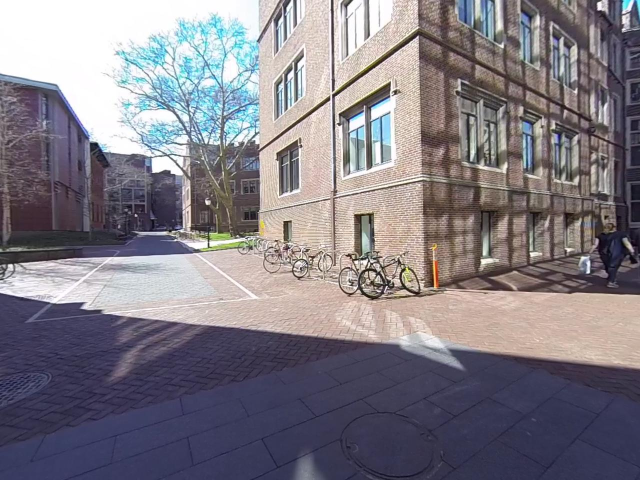
%> input picture Data/1.jpg, 1280 x 960 px (shown at 1/2 size)
$ octave SfMWrapper.m   (GNU Octave 9; MATLAB toolbox functions it lacks are replaced by stand-ins)
%> lines starting %> are read from the running program, lines starting %| are printed output that depends on the picture
### Code/get_matches.m
function [matches, fpoint] = get_matches(Nimages)


% Load the images and extract matching%%
for i = 1:Nimages-1
 load(sprintf('matching%d.mat',i));
end

[match, fp]= parseMatching(Nimages, matching1, 1);
matches{1} = match;
fpoints{1} = fp;
[match, fp]=parseMatching(Nimages, matching2, 2);
matches{2} = match;
fpoints{2} = fp;
[match, fp]= parseMatching(Nimages, matching3, 3);
matches{3} = match;
fpoints{3} = fp;
[match, fp]= parseMatching(Nimages, matching4, 4);
matches{4} = match;
fpoints{4} = fp;
[match, fp]= parseMatching(Nimages, matching5, 5);
matches{5} = match;
fpoints{5} = fp;
fpoint = [fpoints{1}; fpoints{2}; fpoints{3}; fpoints{4}; fpoints{5}];
matches = matches';
end

### Code/get_point_cell.m
function [points, fpoints] = get_point_cell(Nimages)

points = cell(6,6);

[matches, fpoints] = get_matches(Nimages);

[x1,x2] = get_points(matches{1}{2});
points{1,2} = [x1, x2];
[x1,x3] = get_points(matches{1}{3});
points{1,3} = [x1, x3];
[x1,x4] = get_points(matches{1}{4});
points{1,4} = [x1, x4];
[x2,x3] = get_points(matches{2}{3});
points{2,3} = [x2, x3];
[x2,x4] = get_points(matches{2}{4});
points{2,4} = [x2, x4];
[x3,x4] = get_points(matches{3}{4});
points{3,4} = [x3, x4];
[x3,x5] = get_points(matches{3}{5});
points{3,5} = [x3, x5];
[x3,x6] = get_points(matches{3}{6});
points{3,6} = [x3, x6];
[x4,x5] = get_points(matches{4}{5});
points{4,5} = [x4, x5];
[x4,x6] = get_points(matches{4}{6});
points{4,6} = [x4, x6];
[x5,x6] = get_points(matches{5}{6});
points{5,6} = [x5, x6];


end

### Code/SfMWrapper.m
%% Good Luck, Have fun!
clc
clear all
close all

addpath sba/matlab/


Nimages = 6;
I1 = im2double(imread('../Data/1.jpg'));
I2 = im2double(imread('../Data/2.jpg'));
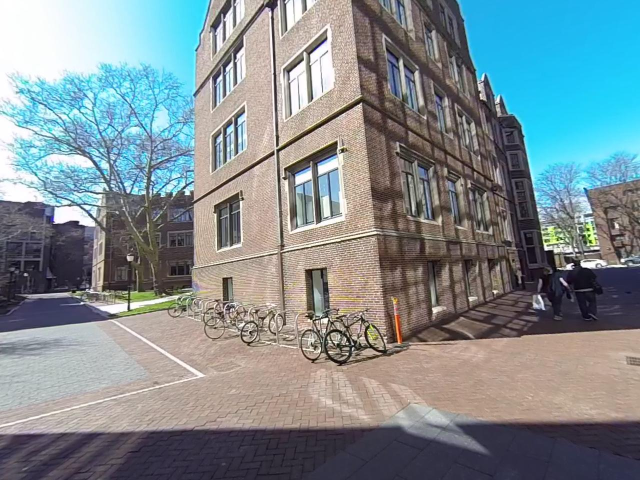
%> input picture Data/2.jpg, 1280 x 960 px (shown at 1/2 size)
I3 = im2double(imread('../Data/3.jpg'));
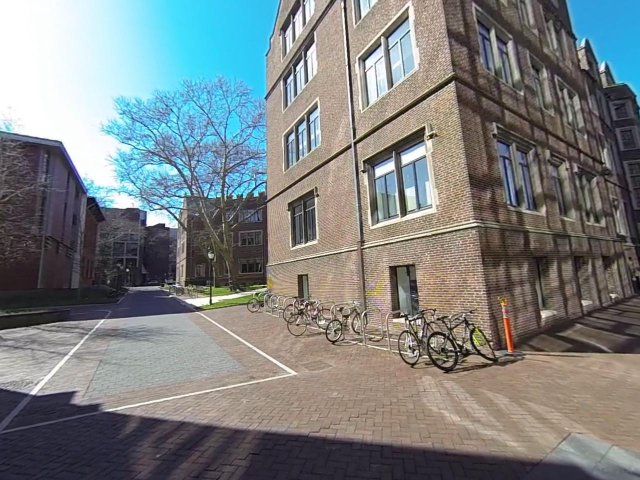
%> input picture Data/3.jpg, 1280 x 960 px (shown at 1/2 size)
I4 = im2double(imread('../Data/4.jpg'));
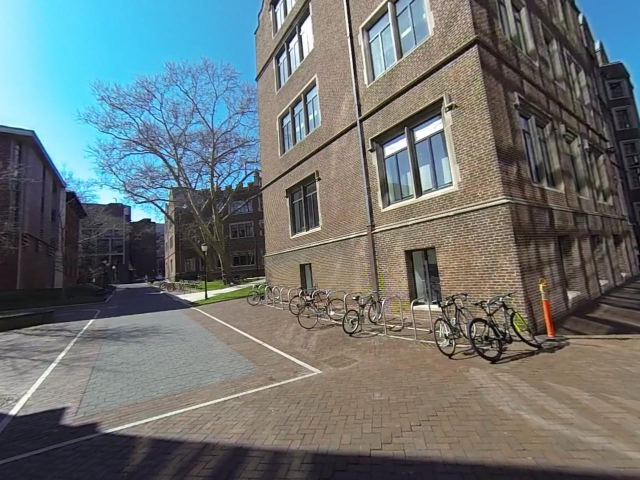
%> input picture Data/4.jpg, 1280 x 960 px (shown at 1/2 size)
I5 = im2double(imread('../Data/5.jpg'));
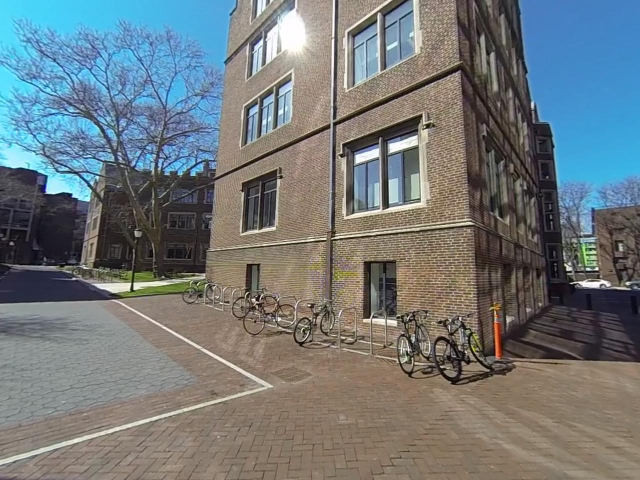
%> input picture Data/5.jpg, 1280 x 960 px (shown at 1/2 size)
I6 = im2double(imread('../Data/6.jpg'));
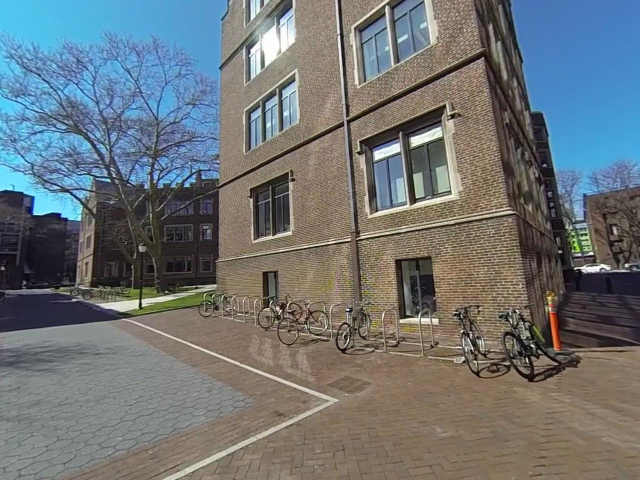
%> input picture Data/6.jpg, 1280 x 960 px (shown at 1/2 size)
I{1} = I1;
I{2} = I2;
I{3} = I3;
I{4} = I4;
I{5} = I5;
I{6} = I6;
K = [568.996140852 0 643.21055941; 0 568.988362396 477.982801038; 0 0 1];

%% Part 4 Calculating point correspondences and Fundamental Matrix
%

if  ~exist('variables_new.mat','file')
    [points, fpoints] = get_point_cell(Nimages);
%> the run ends on the next line
